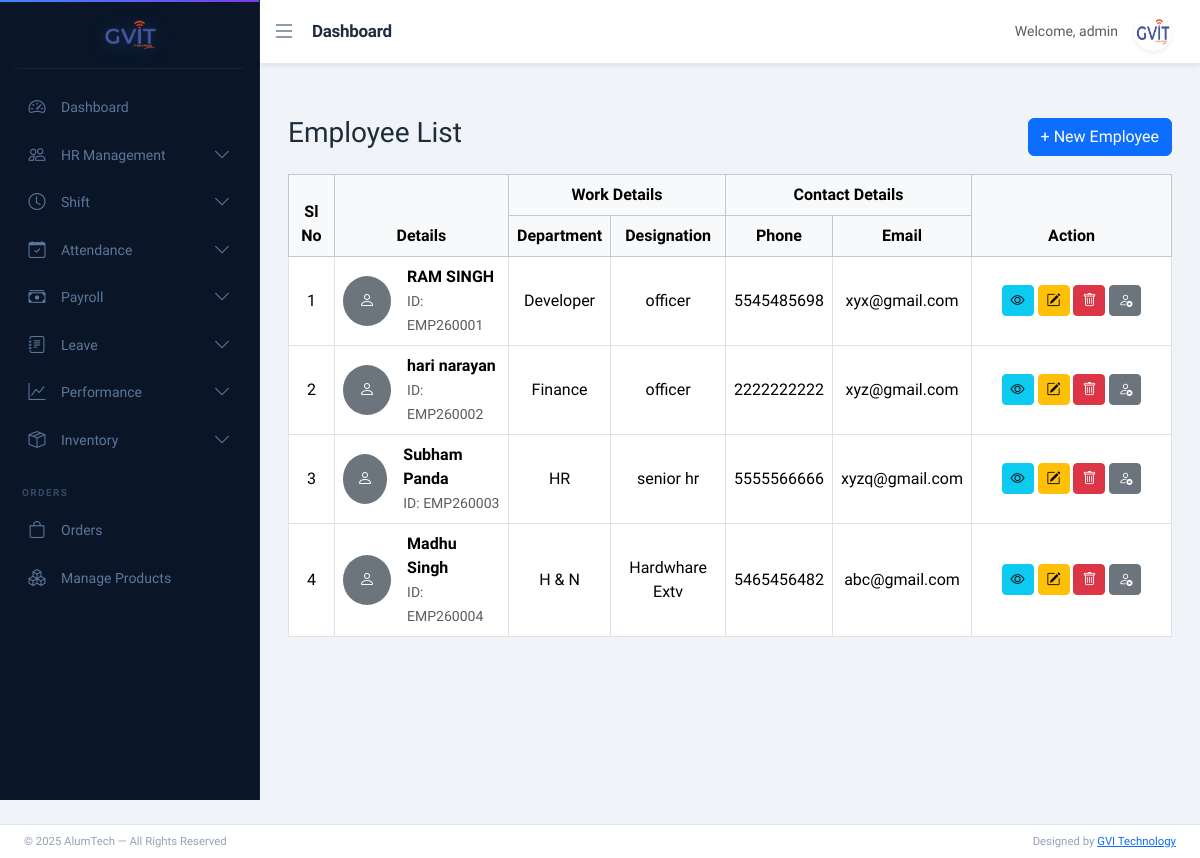
Before: /employee/ (signed in) with the older database file.
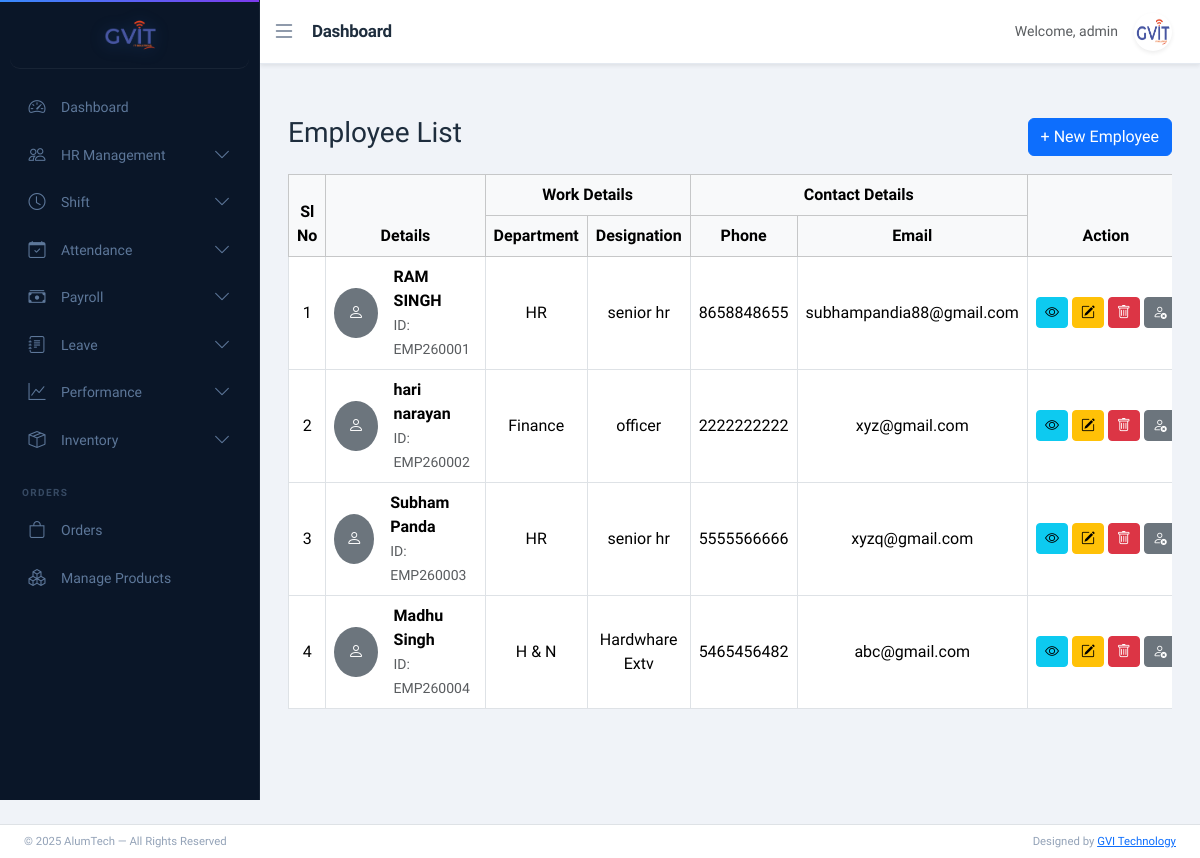
After: the same page with the newer database file.
### app/models.py (models this page shows, shortened)
class Employee(models.Model):
    BLOOD_GROUP_CHOICES = [
        ('A+', 'A+'), ('A-', 'A-'),
        ('B+', 'B+'), ('B-', 'B-'),
        ('O+', 'O+'), ('O-', 'O-'),
        ('AB+', 'AB+'), ('AB-', 'AB-'),
    ]
    BACHELOR_CHOICES = [
        ('BCom', 'B.Com'),
        ('BSc', 'B.Sc'),
        ('BA', 'B.A'),
        ('BTech', 'B.Tech'),
    ]
    MASTER_CHOICES = [
        ('MCom', 'M.Com'),
        ('MSc', 'M.Sc'),
        ('MA', 'M.A'),
        ('MTech', 'M.Tech'),
    ]
    first_name = models.CharField(max_length=50)
    middle_name = models.CharField(max_length=50, blank=True)
    last_name = models.CharField(max_length=50)
    gender = models.CharField(max_length=10,choices=[('Male','Male'),('Female','Female'),('Other','Other')])
    blood_group = models.CharField(max_length=10, choices=BLOOD_GROUP_CHOICES, blank=True, null=True)
    date_of_birth = models.DateField(null=True, blank=True)
    father_name = models.CharField(max_length=100, blank=True)
    mother_name = models.CharField(max_length=100, blank=True)
    user = models.OneToOneField(User, on_delete=models.CASCADE, null=True, blank=True, related_name='employee_profile')
    email = models.EmailField(unique=True)
    contact_no = models.CharField(max_length=15)
    emergency_contact = models.CharField(max_length=15)
    address = models.TextField(blank=True, null=True)
    permanent_address = models.TextField(blank=True, null=True)
    bachelor_degree = models.CharField(max_length=10, choices=BACHELOR_CHOICES, blank=True, null=True)
    master_degree = models.CharField(max_length=10, choices=MASTER_CHOICES, blank=True, null=True)
    employee_id = models.CharField(max_length=20, unique=True)
    role = models.CharField(
    max_length=20,
    choices=[
        ('HR','HR'),
        ('ACCOUNTS','Accounts'),
        ('EMPLOYEE','Employee'),
        ('STORE_MANAGER', 'Store Manager'),
    ],
    default='EMPLOYEE'
)
    department = models.ForeignKey(Department, on_delete=models.PROTECT)
    designation = models.ForeignKey(Designation, on_delete=models.PROTECT)
    date_of_joining = models.DateField(blank=True, null=True)
    photo = models.ImageField(upload_to='employees/', blank=True, null=True)
    pan_no = models.CharField(max_length=10,blank=True,null=True)
    Aadhar_no = models.CharField(max_length=12,blank=True,null=True)
    Bank_name = models.CharField(max_length=50,blank=True,null=True)
    acc_no = models.CharField(max_length=15,blank=True,null=True)
    ifsc_no = models.CharField(max_length=15,blank=True,null=True)
    branch_name = models.CharField(max_length=50,blank=True,null=True)
    is_active = models.BooleanField(default=True)
    created_at = models.DateTimeField(auto_now_add=True)
    lwp_balance = models.IntegerField(default=0)
    generated_at = models.DateField(blank=True, null=True)
    created_by = models.ForeignKey(User, on_delete=models.SET_NULL, null=True, blank=True, related_name='created_employees')
    def full_name(self):
        return f"{self.first_name} {self.middle_name} {self.last_name}".strip()

class Department(models.Model):
    name = models.CharField(max_length=100, unique=True)
    description = models.TextField(blank=True)

class Designation(models.Model):
    department = models.ForeignKey(Department, on_delete=models.CASCADE)
    name = models.CharField(max_length=100)

### app/views.py (the view)
# urls.py: path('employee/', views.employee_list, name='employee_list'),
@login_required(login_url='login')
def employee_list(request):
    return render(request, 'employee/employee_list.html', {
        'employees': Employee.objects.select_related('department', 'designation')
    })

### templates/employee/employee_list.html (shortened to what this page needs)
{% extends 'base_dashboard.html' %}
{% block content %}
<div class="d-flex justify-content-between align-items-center mb-3">
  <h3>Employee List</h3>
  <a href="{% url 'employee_add' %}" class="btn btn-primary">
    + New Employee
  </a>
</div>
<div class="table-responsive">
  <table class="table table-bordered align-middle text-center">
    <thead class="table-light">
      <tr>
        <th rowspan="2">Sl No</th>
        <th rowspan="2">Details</th>
        <th colspan="2">Work Details</th>
        <th colspan="2">Contact Details</th>
        <th rowspan="2" style="width:200px">Action</th>
      </tr>
      <tr>
        <th>Department</th>
        <th>Designation</th>
        <th>Phone</th>
        <th>Email</th>
      </tr>
    </thead>
    <tbody>
      {% for emp in employees %}
      <tr>
        <td>{{ forloop.counter }}</td>
        <td class="text-start">
          <div class="d-flex align-items-center gap-3">
            {% if emp.photo %}
              <img src="{{ emp.photo.url }}"
                   class="rounded-circle border"
                   width="50" height="50"
                   style="object-fit:cover;">
            {% else %}
              <div class="rounded-circle bg-secondary text-white d-flex
                          align-items-center justify-content-center"
                   style="width:50px;height:50px;">
                <i class="bi bi-person"></i>
              </div>
            {% endif %}
            <div>
              <strong>{{ emp.full_name }}</strong><br>
              <small class="text-muted">ID: {{ emp.employee_id }}</small>
            </div>
          </div>
        </td>
        <td>{{ emp.department.name }}</td>
        <td>{{ emp.designation.name }}</td>
        <td>{{ emp.contact_no }}</td>
        <td>{{ emp.email }}</td>
        <td class="text-nowrap">
  <a
    href="{% url 'employee_view' emp.id %}"
    class="btn btn-info btn-sm"
    title="View"
  >
    <i class="bi bi-eye"></i>
  </a>
  <a
    href="{% url 'employee_edit' emp.id %}"
    class="btn btn-warning btn-sm"
    title="Edit"
  >
    <i class="bi bi-pencil-square"></i>
  </a>
  <a
    href="{% url 'employee_delete' emp.id %}"
    class="btn btn-danger btn-sm"
    title="Delete"
    onclick="return confirm('Delete this employee?');"
  >
    <i class="bi bi-trash"></i>
  </a>
  <a
    href="{% url 'employee_toggle_status' emp.id %}"
    class="btn btn-sm {% if emp.is_active %}btn-secondary{% else %}btn-success{% endif %}"
    title="{% if emp.is_active %}Deactivate{% else %}Activate{% endif %}"
  >
    {% if emp.is_active %}
      <i class="bi bi-person-x"></i>
    {% else %}
      <i class="bi bi-person-check"></i>
    {% endif %}
  </a>
</td>
      </tr>
      {% empty %}
      <tr>
        <td colspan="7" class="text-center text-muted">
          No employees found
        </td>
      </tr>
      {% endfor %}
    </tbody>
  </table>
</div>
{% endblock %}

Changed rows visible on the page:
changed Employee "RAM SINGH": department.name "Developer" → "HR"; designation.name "officer" → "senior hr"; contact_no "5545485698" → "8658848655"; email "xyx@gmail.com" → "subhampandia88@gmail.com"
